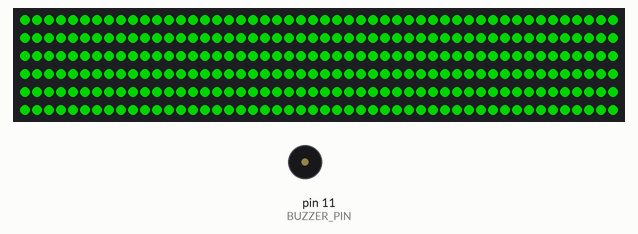
The sketch below on a simulated Arduino Uno, built with avr-gcc and run on an emulated ATmega328P. On the bench: 300 RGB LEDs in strip order, left to right, continuing on the next row, buzzer (waves = sounding, pin HIGH). Dim RGB values are drawn brighter than linear; what the sketch prints to the serial monitor is not drawn.

Above: at 1.1 s.
At 4.1 s:
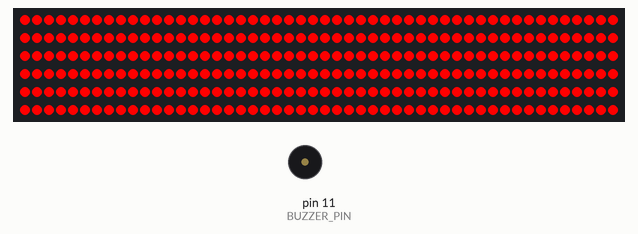
At 10.0 s:
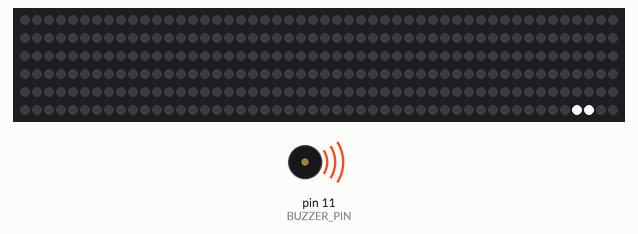
Timing chart, 0 to 40.0 s (numbered marks = the images above):
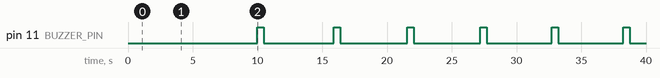

Measured:
- by itself, pin 11 (BUZZER_PIN): alternates HIGH for 0.50 s and LOW for 5.2 s
- what the display in image 0 shows lasts 0.5 s, from 1.0 s to 1.5 s

The sketch:

Bleep_test_final.ino
```cpp
// Used ChatGPT to refine comments for easier future reference
#include <FastLED.h>

#define NUM_LEDS 300
#define DATA_PIN 7
#define BUZZER_PIN 11 // Pin for the buzzer
CRGB leds[NUM_LEDS];

float delay_var = 60; // Initial delay value
int lengths = 0;       // Counter for the number of lengths
unsigned long startMillis;
unsigned long lengthMillis;

void setup() {
  FastLED.addLeds<WS2811, DATA_PIN, RGB>(leds, NUM_LEDS);
  FastLED.clear();
  FastLED.show();
  delay(1000); // Initial pause
  pinMode(BUZZER_PIN, OUTPUT); // Set the buzzer pin as an output
  Serial.begin(9600); // Initialize serial communication
  Serial.println("Welcome to the bleep test.");

  // LED initialization pattern
  ledPattern(CRGB::Green, 500);
  ledPattern(CRGB::Black, 500);
  ledPattern(CRGB::Green, 500);
  ledPattern(CRGB::Black, 500);
  ledPattern(CRGB::Green, 500);
  ledPattern(CRGB::Black, 500);
  ledPattern(CRGB::Red, 500);
  ledPattern(CRGB::Black, 0); // Turn off LEDs
}

void loop() {
  // Record the start time for the current length
  startMillis = millis();

  // Move the white dot forward by 2 LEDs
  for (int whiteLed = 0; whiteLed < NUM_LEDS - 1; whiteLed += 4) {
    leds[whiteLed] = CRGB::White;
    leds[whiteLed + 1] = CRGB::White; // Turn on the next LED too
    FastLED.show();
    delay((int)delay_var); // Use the current delay value
    leds[whiteLed] = CRGB::Black;
    leds[whiteLed + 1] = CRGB::Black; // Turn off the next LED
    checkAndRecordTime(); // Check if time should be recorded
  }

  // Play a bleep sound and increment the lengths counter
  playBleep();
  lengths++;

  // Print the number of lengths to the serial monitor
  Serial.print("Number of Lengths: ");
  Serial.print(lengths);

  // Record the end time for the current length
  lengthMillis = millis() - startMillis;

  // Print the time taken for the length in the serial monitor
  Serial.print(", Length Time: ");
  Serial.print(lengthMillis);
  Serial.println(" ms");

  // Move the white dot backward by 2 LEDs
  for (int whiteLed = NUM_LEDS - 4; whiteLed >= 0; whiteLed -= 4) {
    leds[whiteLed] = CRGB::White;
    leds[whiteLed + 1] = CRGB::White; // Turn on the next LED too
    FastLED.show();
    delay((int)delay_var); // Use the current delay value
    leds[whiteLed] = CRGB::Black;
    leds[whiteLed + 1] = CRGB::Black; // Turn off the next LED
    checkAndRecordTime(); // Check if time should be recorded
  }

  // Play a bleep sound and increment the lengths counter
  playBleep();
  lengths++;

  Serial.print("Number of Lengths: ");
  Serial.println(lengths);

  // Decrease the delay gradually and accelerate the rate
  delay_var = delay_var - 2.16; // Accelerate the rate of decrease
  if (delay_var < 0) {  // Limit to the fastest possible time
    delay_var = 0;
  }
}

// Function to play a bleep sound using the buzzer
void playBleep() {
  digitalWrite(BUZZER_PIN, HIGH); // Turn on the buzzer
  delay(500); // Bleep duration
  digitalWrite(BUZZER_PIN, LOW); // Turn off the buzzer
}

// Function to check if time should be recorded when reaching ends
void checkAndRecordTime() {
  if (leds[0] == CRGB::White || leds[NUM_LEDS - 1] == CRGB::White) {
    unsigned long currentTime = millis();
    Serial.print("Length ");
    Serial.print(lengths);
    Serial.print(" Time: ");
    Serial.print(currentTime - startMillis);
    Serial.println(" ms");
    startMillis = currentTime;
  }
}

// Function to display LED pattern with a color and delay
void ledPattern(CRGB color, int delayTime) {
  for (int i = 0; i < NUM_LEDS; i++) {
    leds[i] = color;
  }
  FastLED.show();
  delay(delayTime);
}
```
